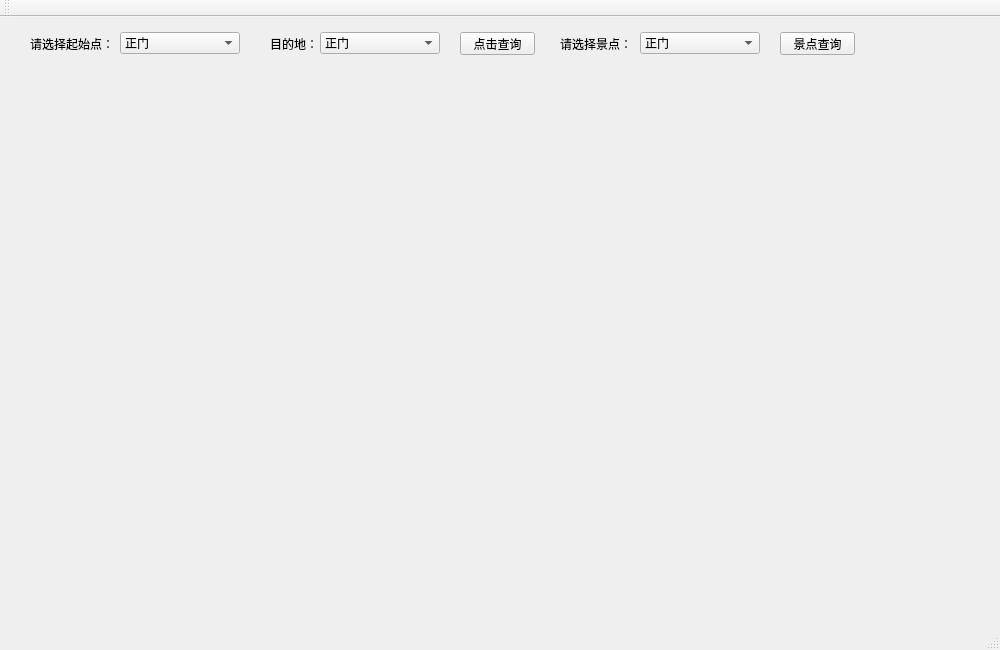
<?xml version="1.0" encoding="UTF-8"?>
<ui version="4.0">
 <class>MainWindow</class>
 <widget class="QMainWindow" name="MainWindow">
  <property name="enabled">
   <bool>true</bool>
  </property>
  <property name="geometry">
   <rect>
    <x>0</x>
    <y>0</y>
    <width>1000</width>
    <height>650</height>
   </rect>
  </property>
  <property name="minimumSize">
   <size>
    <width>1000</width>
    <height>650</height>
   </size>
  </property>
  <property name="maximumSize">
   <size>
    <width>1000</width>
    <height>650</height>
   </size>
  </property>
  <property name="windowTitle">
   <string>MainWindow</string>
  </property>
  <widget class="QWidget" name="centralWidget">
   <widget class="QComboBox" name="comboBox">
    <property name="geometry">
     <rect>
      <x>120</x>
      <y>15</y>
      <width>120</width>
      <height>22</height>
     </rect>
    </property>
    <property name="styleSheet">
     <string notr="true">font: 11pt &quot;宋体&quot;;</string>
    </property>
    <item>
     <property name="text">
      <string>正门</string>
     </property>
    </item>
    <item>
     <property name="text">
      <string>汇海</string>
     </property>
    </item>
    <item>
     <property name="text">
      <string>西一门</string>
     </property>
    </item>
    <item>
     <property name="text">
      <string>图书馆</string>
     </property>
    </item>
    <item>
     <property name="text">
      <string>体育馆</string>
     </property>
    </item>
    <item>
     <property name="text">
      <string>梅香园</string>
     </property>
    </item>
    <item>
     <property name="text">
      <string>游泳池</string>
     </property>
    </item>
    <item>
     <property name="text">
      <string>信息楼</string>
     </property>
    </item>
    <item>
     <property name="text">
      <string>气象楼</string>
     </property>
    </item>
    <item>
     <property name="text">
      <string>探测楼</string>
     </property>
    </item>
    <item>
     <property name="text">
      <string>金工楼</string>
     </property>
    </item>
    <item>
     <property name="text">
      <string>资环楼</string>
     </property>
    </item>
    <item>
     <property name="text">
      <string>乒乓球场</string>
     </property>
    </item>
    <item>
     <property name="text">
      <string>羽毛球场</string>
     </property>
    </item>
    <item>
     <property name="text">
      <string>行政办公楼</string>
     </property>
    </item>
    <item>
     <property name="text">
      <string>第一教学楼</string>
     </property>
    </item>
    <item>
     <property name="text">
      <string>第二教学楼</string>
     </property>
    </item>
    <item>
     <property name="text">
      <string>第三教学楼</string>
     </property>
    </item>
    <item>
     <property name="text">
      <string>第四教学楼</string>
     </property>
    </item>
    <item>
     <property name="text">
      <string>第一实验楼</string>
     </property>
    </item>
    <item>
     <property name="text">
      <string>第二实验楼</string>
     </property>
    </item>
    <item>
     <property name="text">
      <string>第一田径场</string>
     </property>
    </item>
    <item>
     <property name="text">
      <string>第二运动场</string>
     </property>
    </item>
    <item>
     <property name="text">
      <string>第一篮球场</string>
     </property>
    </item>
    <item>
     <property name="text">
      <string>第二篮球场</string>
     </property>
    </item>
    <item>
     <property name="text">
      <string>第一学生食堂</string>
     </property>
    </item>
    <item>
     <property name="text">
      <string>第二学生食堂</string>
     </property>
    </item>
   </widget>
   <widget class="QComboBox" name="comboBox_2">
    <property name="geometry">
     <rect>
      <x>320</x>
      <y>15</y>
      <width>120</width>
      <height>22</height>
     </rect>
    </property>
    <property name="minimumSize">
     <size>
      <width>0</width>
      <height>22</height>
     </size>
    </property>
    <property name="styleSheet">
     <string notr="true">font: 11pt &quot;宋体&quot;;</string>
    </property>
    <property name="maxVisibleItems">
     <number>10</number>
    </property>
    <item>
     <property name="text">
      <string>正门</string>
     </property>
    </item>
    <item>
     <property name="text">
      <string>汇海</string>
     </property>
    </item>
    <item>
     <property name="text">
      <string>西一门</string>
     </property>
    </item>
    <item>
     <property name="text">
      <string>图书馆</string>
     </property>
    </item>
    <item>
     <property name="text">
      <string>体育馆</string>
     </property>
    </item>
    <item>
     <property name="text">
      <string>梅香园</string>
     </property>
    </item>
    <item>
     <property name="text">
      <string>游泳池</string>
     </property>
    </item>
    <item>
     <property name="text">
      <string>信息楼</string>
     </property>
    </item>
    <item>
     <property name="text">
      <string>气象楼</string>
     </property>
    </item>
    <item>
     <property name="text">
      <string>探测楼</string>
     </property>
    </item>
    <item>
     <property name="text">
      <string>金工楼</string>
     </property>
    </item>
    <item>
     <property name="text">
      <string>资环楼</string>
     </property>
    </item>
    <item>
     <property name="text">
      <string>乒乓球场</string>
     </property>
    </item>
    <item>
     <property name="text">
      <string>羽毛球场</string>
     </property>
    </item>
    <item>
     <property name="text">
      <string>行政办公楼</string>
     </property>
    </item>
    <item>
     <property name="text">
      <string>第一教学楼</string>
     </property>
    </item>
    <item>
     <property name="text">
      <string>第二教学楼</string>
     </property>
    </item>
    <item>
     <property name="text">
      <string>第三教学楼</string>
     </property>
    </item>
    <item>
     <property name="text">
      <string>第四教学楼</string>
     </property>
    </item>
    <item>
     <property name="text">
      <string>第一实验楼</string>
     </property>
    </item>
    <item>
     <property name="text">
      <string>第二实验楼</string>
     </property>
    </item>
    <item>
     <property name="text">
      <string>第一田径场</string>
     </property>
    </item>
    <item>
     <property name="text">
      <string>第二运动场</string>
     </property>
    </item>
    <item>
     <property name="text">
      <string>第一篮球场</string>
     </property>
    </item>
    <item>
     <property name="text">
      <string>第二篮球场</string>
     </property>
    </item>
    <item>
     <property name="text">
      <string>第一学生食堂</string>
     </property>
    </item>
    <item>
     <property name="text">
      <string>第二学生食堂</string>
     </property>
    </item>
   </widget>
   <widget class="QLabel" name="label">
    <property name="geometry">
     <rect>
      <x>30</x>
      <y>11</y>
      <width>81</width>
      <height>31</height>
     </rect>
    </property>
    <property name="text">
     <string>请选择起始点：</string>
    </property>
   </widget>
   <widget class="QPushButton" name="pushButton">
    <property name="geometry">
     <rect>
      <x>460</x>
      <y>15</y>
      <width>75</width>
      <height>23</height>
     </rect>
    </property>
    <property name="text">
     <string>点击查询</string>
    </property>
   </widget>
   <widget class="QLabel" name="label_2">
    <property name="geometry">
     <rect>
      <x>270</x>
      <y>11</y>
      <width>54</width>
      <height>31</height>
     </rect>
    </property>
    <property name="text">
     <string>目的地：</string>
    </property>
   </widget>
   <widget class="QPushButton" name="pushButton_2">
    <property name="geometry">
     <rect>
      <x>780</x>
      <y>15</y>
      <width>75</width>
      <height>23</height>
     </rect>
    </property>
    <property name="text">
     <string>景点查询</string>
    </property>
   </widget>
   <widget class="QLabel" name="label_3">
    <property name="geometry">
     <rect>
      <x>560</x>
      <y>11</y>
      <width>70</width>
      <height>31</height>
     </rect>
    </property>
    <property name="text">
     <string>请选择景点：</string>
    </property>
   </widget>
   <widget class="QComboBox" name="comboBox_3">
    <property name="geometry">
     <rect>
      <x>640</x>
      <y>15</y>
      <width>120</width>
      <height>22</height>
     </rect>
    </property>
    <property name="styleSheet">
     <string notr="true">font: 11pt &quot;宋体&quot;;</string>
    </property>
    <item>
     <property name="text">
      <string>正门</string>
     </property>
    </item>
    <item>
     <property name="text">
      <string>汇海</string>
     </property>
    </item>
    <item>
     <property name="text">
      <string>图书馆</string>
     </property>
    </item>
    <item>
     <property name="text">
      <string>体育馆</string>
     </property>
    </item>
    <item>
     <property name="text">
      <string>梅香园</string>
     </property>
    </item>
    <item>
     <property name="text">
      <string>游泳池</string>
     </property>
    </item>
    <item>
     <property name="text">
      <string>信息楼</string>
     </property>
    </item>
    <item>
     <property name="text">
      <string>气象楼</string>
     </property>
    </item>
    <item>
     <property name="text">
      <string>探测楼</string>
     </property>
    </item>
    <item>
     <property name="text">
      <string>金工楼</string>
     </property>
    </item>
    <item>
     <property name="text">
      <string>资环楼</string>
     </property>
    </item>
    <item>
     <property name="text">
      <string>乒乓球场</string>
     </property>
    </item>
    <item>
     <property name="text">
      <string>羽毛球场</string>
     </property>
    </item>
    <item>
     <property name="text">
      <string>行政办公楼</string>
     </property>
    </item>
    <item>
     <property name="text">
      <string>第一教学楼</string>
     </property>
    </item>
    <item>
     <property name="text">
      <string>第二教学楼</string>
     </property>
    </item>
    <item>
     <property name="text">
      <string>第三教学楼</string>
     </property>
    </item>
    <item>
     <property name="text">
      <string>第四教学楼</string>
     </property>
    </item>
    <item>
     <property name="text">
      <string>第一实验楼</string>
     </property>
    </item>
    <item>
     <property name="text">
      <string>第二实验楼</string>
     </property>
    </item>
    <item>
     <property name="text">
      <string>第一田径场</string>
     </property>
    </item>
    <item>
     <property name="text">
      <string>第二运动场</string>
     </property>
    </item>
    <item>
     <property name="text">
      <string>第一篮球场</string>
     </property>
    </item>
    <item>
     <property name="text">
      <string>第二篮球场</string>
     </property>
    </item>
   </widget>
  </widget>
  <widget class="QMenuBar" name="menuBar">
   <property name="geometry">
    <rect>
     <x>0</x>
     <y>0</y>
     <width>1000</width>
     <height>23</height>
    </rect>
   </property>
  </widget>
  <widget class="QToolBar" name="mainToolBar">
   <attribute name="toolBarArea">
    <enum>TopToolBarArea</enum>
   </attribute>
   <attribute name="toolBarBreak">
    <bool>false</bool>
   </attribute>
  </widget>
  <widget class="QStatusBar" name="statusBar"/>
 </widget>
 <layoutdefault spacing="6" margin="11"/>
 <resources/>
 <connections/>
</ui>
